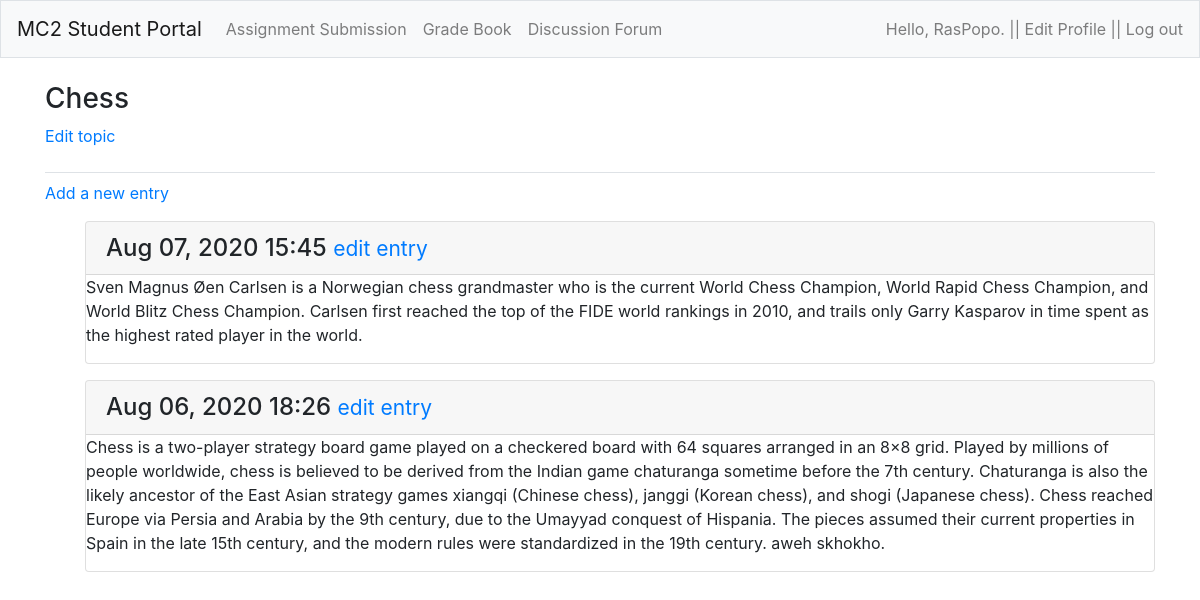
/topics/1/ (signed in), run on the app's committed database.
### account/models.py (models this page shows, shortened)
class Account(AbstractBaseUser):
	email 					= models.EmailField(verbose_name="email", max_length=60, unique=True)
	username				= models.CharField(max_length=30, unique=True)
	date_joined				= models.DateTimeField(verbose_name='date joined', auto_now_add=True)
	last_login				= models.DateTimeField(verbose_name='last login', auto_now=True)
	is_admin				= models.BooleanField(default=False)
	is_active				= models.BooleanField(default=True)
	is_staff				= models.BooleanField(default=False)
	is_superuser			= models.BooleanField(default=False)
	USERNAME_FIELD = 'email'
	REQUIRED_FIELDS = ['username', ]
	objects = MyAccountManager()

### student_portals/models.py (models this page shows, shortened)
class Topic(models.Model):
	text = models.CharField(max_length=200) # Set the number maximum of words to 200
	date_added = models.DateTimeField(auto_now_add=True)
	owner = models.ForeignKey(Account, on_delete=models.CASCADE)
	def __str__(self):
	 	return self.text

class Entry(models.Model):
	topic = models.ForeignKey(Topic, on_delete=models.CASCADE)
	text = models.TextField() # Has no limit to the number of words
	date_added = models.DateTimeField(auto_now_add=True)
	class Meta:
		verbose_name_plural = 'entries'

### student_portals/views.py (the view)
# urls.py: path('topics/<int:topic_id>/', views.topic, name='topic'),
@login_required
def topic(request, topic_id):
	topic = Topic.objects.get(id=topic_id)
	check_topic_owner(topic, request)
	entries = topic.entry_set.order_by('-date_added')
	context = {'topic': topic, 'entries': entries}
	return render(request, 'student_portals/topic.html', context)

### student_portals/views.py (called while the page is built)
def check_topic_owner(topic, request):
	if topic.owner != request.user:
		raise Http404

### student_portals/templates/student_portals/topic.html
{% extends "student_portals/base.html" %}
{% block page_header %}
  <h3>{{ topic }}</h3>
  <p>
    <a href="{% url 'student_portals:edit_topic' topic.id %}">Edit topic</a>
  </p>
{% endblock page_header %}
{% block content %}
  <p>
    <a href="{% url 'student_portals:new_entry' topic.id %}">Add a new entry</a>
  </p>
  <ul>
  {% for entry in entries %}
    <div class="card mb-3">
      <h4 class="card-header">
        {{ entry.date_added|date:'M d, Y H:i' }}
        <small><a href="{% url 'student_portals:edit_entry' entry.id %}">
          edit entry
        </a></small>
      </h4>
      <div>
        {{ entry.text|linebreaks }}
      </div>
    </div>
  {% empty %}
    <p>There are no entries for this topic yet.</p>
  {% endfor %}
  </ul>
{% endblock content %}

### student_portals/templates/student_portals/base.html (shortened to what this page needs)
{% load bootstrap4 %}
<!DOCTYPE html>
<html lang="en">
<head>
  {% bootstrap_css %}
</head>
<body>
  <nav class="navbar navbar-expand-md navbar-light bg-light mb-4 border">
  	<a class="navbar-brand" href="{% url 'student_portals:index' %}">
  		MC2 Student Portal
  	</a>
  	<div class="collapse navbar-collapse" id="navbarCollapse">
  	  <ul class="navbar-nav mr-auto">
        {% if user.is_authenticated %}
          <li class="nav-item">
            <a class="nav-link" href="{% url 'student_portals:assignment_submission' %}">Assignment Submission</a>
          </li>
          <li class="nav-item">
            <a class="nav-link" href="{% url 'student_portals:grade_book' %}">Grade Book</a>
          </li>
    	  	<li class="nav-item">
    	  	  <a class="nav-link" href="{% url 'student_portals:topics' %}">Discussion Forum</a>
    	  	</li>
        {% else %}
          <li class="nav-item">
            <span class="navbar-text">Knowledge Is Power! </span>
          </li>
        {% endif %}
  	  </ul>
  	  <ul class="navbar-nav ml-auto">
  	  	{% if user.is_authenticated %}
  	  	  <li class="nav-item">
  	  	  	<span class="navbar-text">Hello, {{ user.username }}. | </span>
  	  	  </li>
          <li class="nav-item">
            <a class="navbar-text" href="{% url 'account:edit_profile' %}">| Edit Profile |</a>
          </li>
  	  	  <li class="nav-item">
  	  	  	<a class="navbar-text" href="{% url 'account:logout' %}"> | Log out</a>
  	  	  </li>
  	  	{% endif %}
  	  </ul>
  	</div>
  </nav>
  <main role="main" class="container">
    <div class="pb-2 mb-2 border-bottom">
  	  {% block page_header %}{% endblock page_header %}
  	</div>
  	<div>
  	  {% block content %}{% endblock content %}
  	</div>
  </main>
</body>
</html>

### data on the page
Account: username "RasPopo"
Topic: text "Chess"
Entry: date_added "Aug 07, 2020 15:45", text "Sven Magnus Øen Carlsen is a Norwegian chess grandmaster who is the current World Chess Champion, World Rapid Chess Champion, and World Blitz Chess Champion. Carlsen first reached the top of the FIDE world rankings in 2010, and trails only Garry Kasparov in time spent as the highest rated player in the world."
Entry: date_added "Aug 06, 2020 18:26", text "Chess is a two-player strategy board game played on a checkered board with 64 squares arranged in an 8×8 grid. Played by millions of people worldwide, chess is believed to be derived from the Indian game chaturanga sometime before the 7th century. Chaturanga is also the likely ancestor of the East Asian strategy games xiangqi (Chinese chess), janggi (Korean chess), and shogi (Japanese chess). Chess reached Europe via Persia and Arabia by the 9th century, due to the Umayyad conquest of Hispania. The pieces assumed their current properties in Spain in the late 15th century, and the modern rules were standardized in the 19th century. aweh skhokho."
